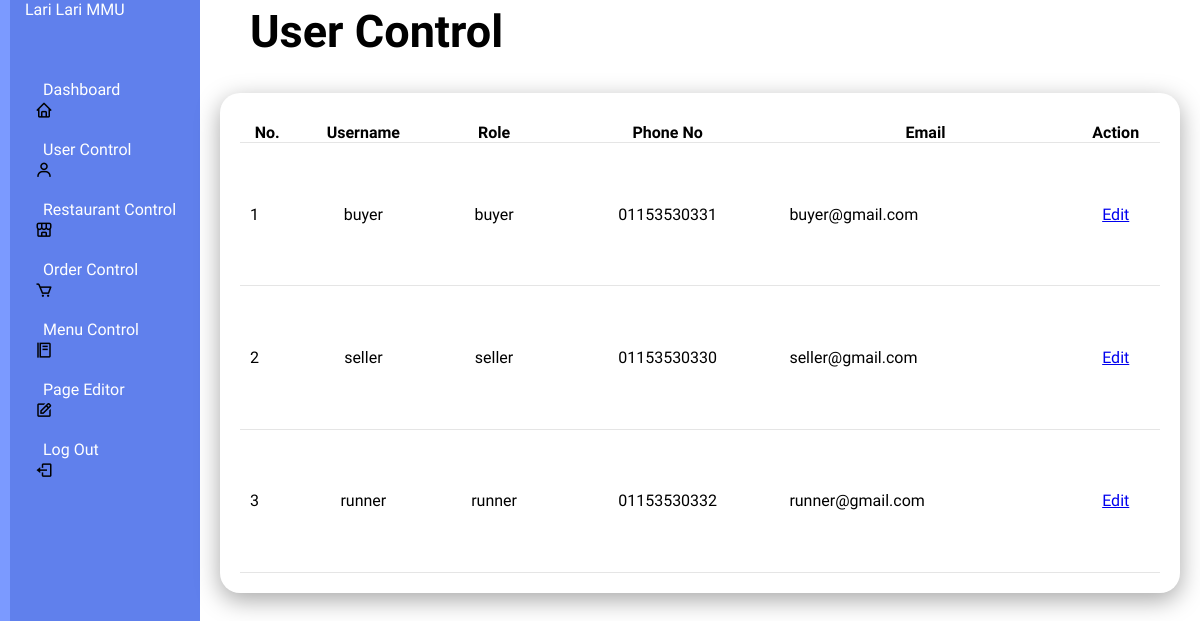
/usercontrol, run on the app's committed database.
### tables this page shows
CREATE TABLE users (
            id INTEGER PRIMARY KEY AUTOINCREMENT,
            name TEXT NOT NULL,
            email UNIQUE NOT NULL,
            username UNIQUE NOT NULL,
            password TEXT NOT NULL,
            role TEXT NOT NULL,
            phone_no UNIQUE NOT NULL
        );

### app.py (the view)
@app.route('/usercontrol')
def user_control():
    conn = get_db_connection()
    users = conn.execute('SELECT * FROM users').fetchall()
    conn.close()
    return render_template('usercontrol.html', users=users)

### app.py (called while the page is built)
def get_db_connection():
    con = sqlite3.connect(os.path.join(os.path.dirname(__file__), 'database.db'))
    con.row_factory = sqlite3.Row
    return con

### templates/usercontrol.html (shortened to what this page needs)
<!DOCTYPE html>
<html lang="en">
<head>
    <link rel="stylesheet" type="text/css" href="../static/style(admin2).css">
    <link rel="stylesheet" href="https://unpkg.com/boxicons@latest/css/boxicons.min.css">
        <link href="https://cdn.jsdelivr.net/npm/remixicon@4.3.0/fonts/remixicon.css" rel="stylesheet"/>
        <link rel="stylesheet" href="https://unpkg.com/aos@next/dist/aos.css" />
</head>
</head>
<body>
    <div class="admincontainer">
        <div class="navbar">
            <ul>
                <li><a href="#">Lari Lari MMU</a></li>
                <li><i class='bx bx-home'></i><a href="/admin">Dashboard</a></li>
                <li><i class='bx bx-user'></i><a href="/usercontrol">User Control</a></li>
                <li><i class='bx bx-store-alt'></i><a href="/restaurantcontrol">Restaurant Control</a></li>
                <li><i class='bx bx-cart'></i><a href="/ordercontrol">Order Control</a></li>
                <li><i class='bx bx-food-menu'></i><a href="/menucontrol">Menu Control</a></li>
                <li><i class='bx bx-edit'></i><a href="/pageEditor">Page Editor</a></li>
                <li><i class='bx bx-log-out'></i><a href="/logout">Log Out</a></li>
            </ul>
        </div>
    </div>
    <div class="admin-main">
        <div class="admin-header">
            <h2>User Control</h2>
        </div>
        <div class="admin-table">
            <div class="table-body">
                <table>
                    <thead>
                        <tr>
                            <th>No.</th>
                            <th>Username</th>
                            <th>Role</th>
                            <th>Phone No</th>
                            <th>Email</th>
                            <th>Action</th>
                        </tr>
                    </thead>
                    <tbody>
                        {% for user in users %}
                        <tr>
                            <td>{{ user.id }}</td>
                            <td>{{ user.username }}</td>
                            <td>{{ user.role }}</td>
                            <td>{{ user.phone_no }}</td>
                            <td>{{ user.email }}</td>
                            <td>
                                <a href="{{ url_for('edit_user', user_id=user.id) }}">Edit</a>
                            </td>
                        </tr>
                        {% endfor %}
                    </tbody>
                </table>
            </div>
        </div>
    </div>
</body>
</html>

### static/style(admin2).css (style rules this page uses)
* { padding: 0; margin: 0; box-sizing: border-box; font-family: "Protest Guerrilla", sans-serif; }
.admincontainer { position: relative; width: 100%; }
.navbar { position: fixed; width: 200px; height: 100%; background:#6080ec; border-left: 10px solid #7b9aff; transition: 0.5s; overflow: hidden; }
.navbar ul { position: absolute; top: 0; left: 0; width: 100%; }
.navbar ul li { display:flex; align-items: center; justify-content: center; position: relative; width: 100%; list-style: none; border-top-left-radius: 30px; border-bottom-left-radius: 30px; border-top-right-radius: 5px; border-bottom-right-radius: 5px; }
.navbar ul li:nth-child(1) { margin-bottom: 20px; pointer-events: none; }
.navbar ul li a { display: flex; align-items: center; position: relative; display: block; width: 100%; height: 60px; padding: 0 15px; text-decoration: none; color: white; }
.navbar i { position: relative; left: 25px; font-size: 18px; text-align: center; }
.admin-main { position: relative; width: calc(100% - 200px); left: 200px; min-height: 100vh; background-color: white; transition: 0.5s; }
.admin-header { position: relative; margin: 0 30px; padding: 5px 20px; justify-content: center; align-items: center; font-size: 30px; }
.admin-table { position: relative; width: 100%; padding: 20px; display: grid; width: 100%; grid-gap: 20px; margin-top: 10px; }
.admin-table .table-body { position: relative; display: grid; min-height: 500px; background: white; padding: 20px; box-shadow: 0 7px 25px rgba(0,0,0,0.35); border-radius: 20px; }
.admin-table table { width: auto; border-collapse: collapse; margin-top: 10px; }
.admin-table .table-body table tr { color: black; border-bottom: 1px solid rgba(0,0,0,0.1); }
.admin-table .table-body table tr td { padding: 10px; }
.admin-table .table-body table tr td:last-child { text-align: end; }
.admin-table .table-body table tr td:nth-child(2) { text-align: center; }
.admin-table .table-body table tr td:nth-child(3) { text-align: center; }
.admin-table .table-body table tr td:nth-child(4) { text-align: center; }
.admin-table .table-body table tr td:nth-child(6) { text-align: center; }

### data on the page
users: id "1", username "buyer", role "buyer", phone_no "01153530331", email "buyer@gmail.com"
users: id "2", username "seller", role "seller", phone_no "01153530330", email "seller@gmail.com"
users: id "3", username "runner", role "runner", phone_no "01153530332", email "runner@gmail.com"
